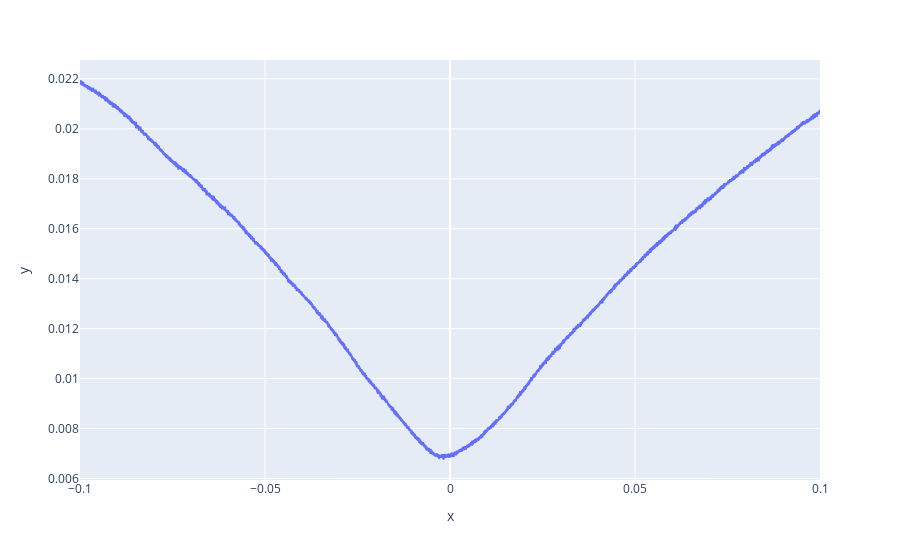

Notebook source saved alongside this figure:
### Code cell
fig = px.line(x=xval, y=yval)
fig.write_html('y_val.html')
fig

### Figure 1 — Plotly figure (JSON) as saved in the notebook; plotly's stock layout.template omitted (floating-point values rounded to 4 significant figures; data arrays with more than 128 entries replaced by an {"elided": "..."} marker saying what was removed)
{"data": [{"hovertemplate": "x=%{x}<br>y=%{y}<extra></extra>", "legendgroup": "", "line": {"color": "#636efa", "dash": "solid"}, "marker": {"symbol": "circle"}, "mode": "lines", "name": "", "showlegend": false, "type": "scattergl", "x": {"elided": "5000 float values"}, "xaxis": "x", "y": {"elided": "5000 float values"}, "yaxis": "y"}], "layout": {"legend": {"tracegroupgap": 0}, "margin": {"t": 60}, "xaxis": {"anchor": "y", "domain": [0, 1], "title": {"text": "x"}}, "yaxis": {"anchor": "x", "domain": [0, 1], "title": {"text": "y"}}}}
